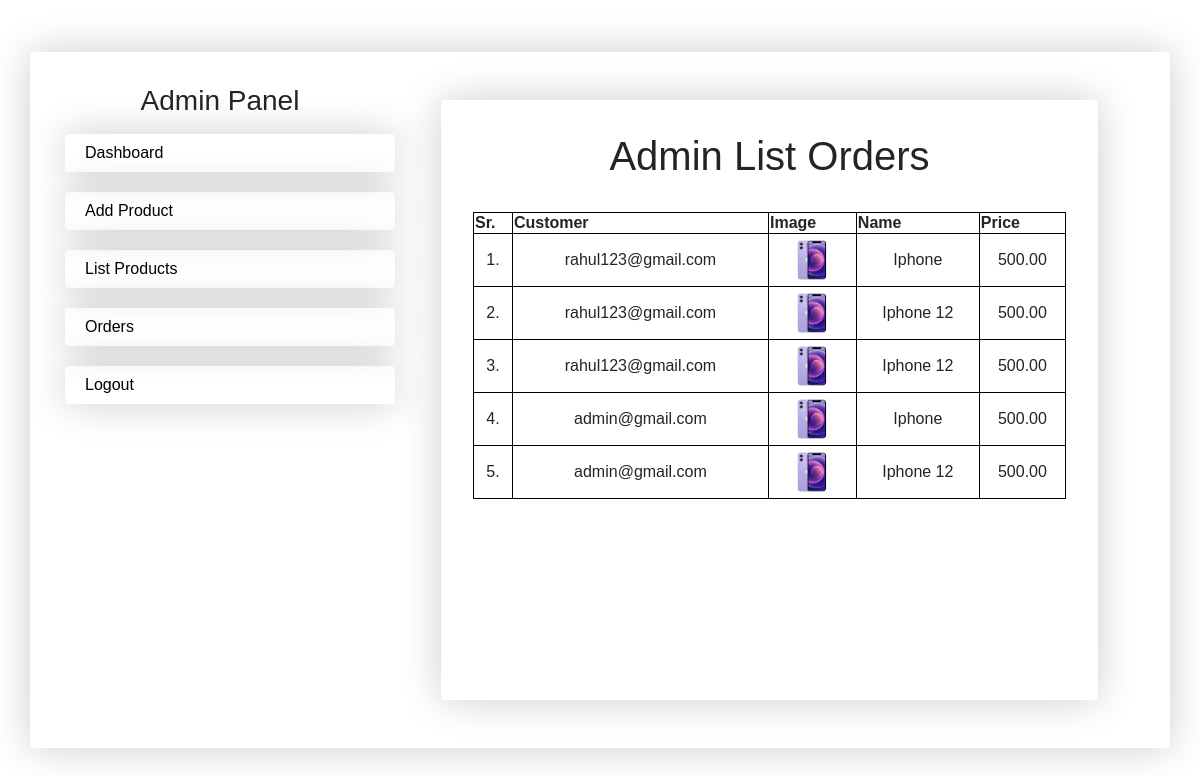
The page /ecom/orders.php on the database its author committed.
### tables this page shows
CREATE TABLE `orders` (
  `id` int(11) NOT NULL,
  `product_id` int(11) NOT NULL,
  `customer_id` varchar(200) NOT NULL
);

CREATE TABLE `products` (
  `id` int(11) NOT NULL,
  `product_name` varchar(100) NOT NULL,
  `product_price` decimal(10,2) NOT NULL,
  `product_image` varchar(255) NOT NULL
);

### ecom/orders.php (the view, shortened to what this page needs)
<?php
include("config.php");
?>
<!DOCTYPE html>
<head>
    <link rel="stylesheet" href="css/login.css">
    <link rel="stylesheet" href="https://stackpath.bootstrapcdn.com/bootstrap/4.5.2/css/bootstrap.min.css" />
</head>
<body>
<div class="container">
        <div class="row">
            <div class="col-4">
                <h3 class="text-center mb-3">Admin Panel</h3>
                <nav>
                    <a href="dashboard.php">Dashboard</a>
                    <a href="add_product.php">Add Product</a>
                    <a href="list_products.php">List Products</a>
                    <a href="orders.php">Orders</a>
                    <a href="logout.php">Logout</a>
                </nav>
            </div>
            <div class="col-8">
    <div class="admin-container">
        <h1 class="form__title">Admin List Orders</h1>
        <table width="100%" tbborder="1">
            <tr>
                <th>Sr.</th>
                <th>Customer</th>
                <th>Image</th>
                <th>Name</th>
                <th>Price</th>
            </tr>
            <?php
                $query = "SELECT * FROM orders o LEFT JOIN products p ON o.product_id=p.id";
                $result = $link->query($query);
                $i = 1;
                while ($data = $result->fetch_assoc()) { ?>
                <tr>
                    <td><?php echo $i; $i++;?>.</td>
                    <td><?php echo $data['customer_id']; ?></td>
                    <td><img src="./images/<?php echo $data['product_image']; ?>" width="50px"></td>
                    <td><?php echo $data['product_name']; ?></td>
                    <td><?php echo $data['product_price']; ?></td>
                </tr>
            <?php } ?>
        </table>
    </div>
    </div>
    </div>
    </div>
</body>

### ecom/css/login.css (style rules this page uses)
body { --color-primary: #009579; --color-primary-dark: #007f67; --color-secondary: #252c6a; --color-error: #cc3333; --color-success: #4bb544; --border-radius: 4px; margin: 0; height: 100vh; display: flex; align-items: center; justify-content: center; font-size: 18px; background: url(https://media.istockphoto.com/id/1390456645/photo/metaverse-and-blockchain-technology-concepts-person-with-an-experiences-of-metaverse-virtual.jpg?s=612x612&w=0&k=20&c=eoKihFdi8QF2s2WomQJxpiy-pvM5tKLYAIaWdP_kQwc=); background-size: cover; }
.container { width: 400px; max-width: 400px; margin: 1rem; padding: 2rem; box-shadow: 0 0 40px rgba(0, 0, 0, 0.2); border-radius: var(--border-radius); background-color: #fff; }
.container, .form__input, .form__button { font: 500 1rem 'Quicksand', sans-serif; }
.form__title { margin-bottom: 2rem; text-align: center; }
.admin-container { width: 90%; margin: 1rem; padding: 2rem; box-shadow: 0 0 40px rgba(0, 0, 0, 0.2); border-radius: var(--border-radius); background-color: #fff; min-height: 600px; }
.admin-container table, th, td { border: 1px solid black; border-collapse: collapse; }
.admin-container tr td { text-align: center; }
nav a { display: block; margin-left: 20px; box-shadow: 0 0 40px rgba(0, 0, 0, 0.2); border-radius: var(--border-radius); padding: 10px 20px; margin-bottom: 20px; color: #000 !important; }

### rows shown on the page
orders: customer "rahul123@gmail.com", product.product_image (picture), product.product_name "Iphone", product.product_price "500.00"
orders: customer "rahul123@gmail.com", product.product_image (picture), product.product_name "Iphone 12", product.product_price "500.00"
orders: customer "rahul123@gmail.com", product.product_image (picture), product.product_name "Iphone 12", product.product_price "500.00"
orders: customer "admin@gmail.com", product.product_image (picture), product.product_name "Iphone", product.product_price "500.00"
orders: customer "admin@gmail.com", product.product_image (picture), product.product_name "Iphone 12", product.product_price "500.00"
